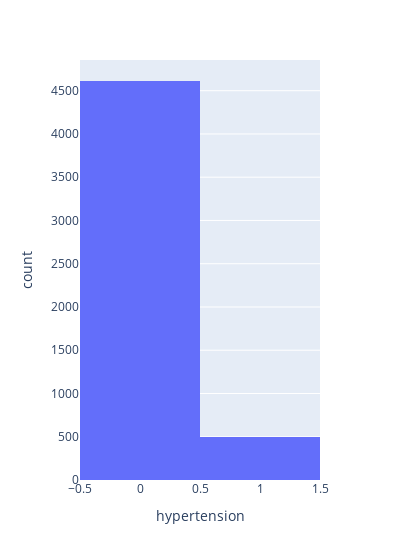

Notebook cell for this chart:
### Code cell
fig = px.histogram(df, x='hypertension', width = 400)
fig.show()

### Figure 1 — Plotly figure (JSON) as saved in the notebook; plotly's stock layout.template omitted (floating-point values rounded to 4 significant figures; data arrays with more than 128 entries replaced by an {"elided": "..."} marker saying what was removed)
{"data": [{"alignmentgroup": "True", "bingroup": "x", "hovertemplate": "hypertension=%{x}<br>count=%{y}<extra></extra>", "legendgroup": "", "marker": {"color": "#636efa", "pattern": {"shape": ""}}, "name": "", "offsetgroup": "", "orientation": "v", "showlegend": false, "type": "histogram", "x": {"elided": "5110 int values"}, "xaxis": "x", "yaxis": "y"}], "layout": {"barmode": "relative", "legend": {"tracegroupgap": 0}, "margin": {"t": 60}, "width": 400, "xaxis": {"anchor": "y", "domain": [0, 1], "title": {"text": "hypertension"}}, "yaxis": {"anchor": "x", "domain": [0, 1], "title": {"text": "count"}}}}
